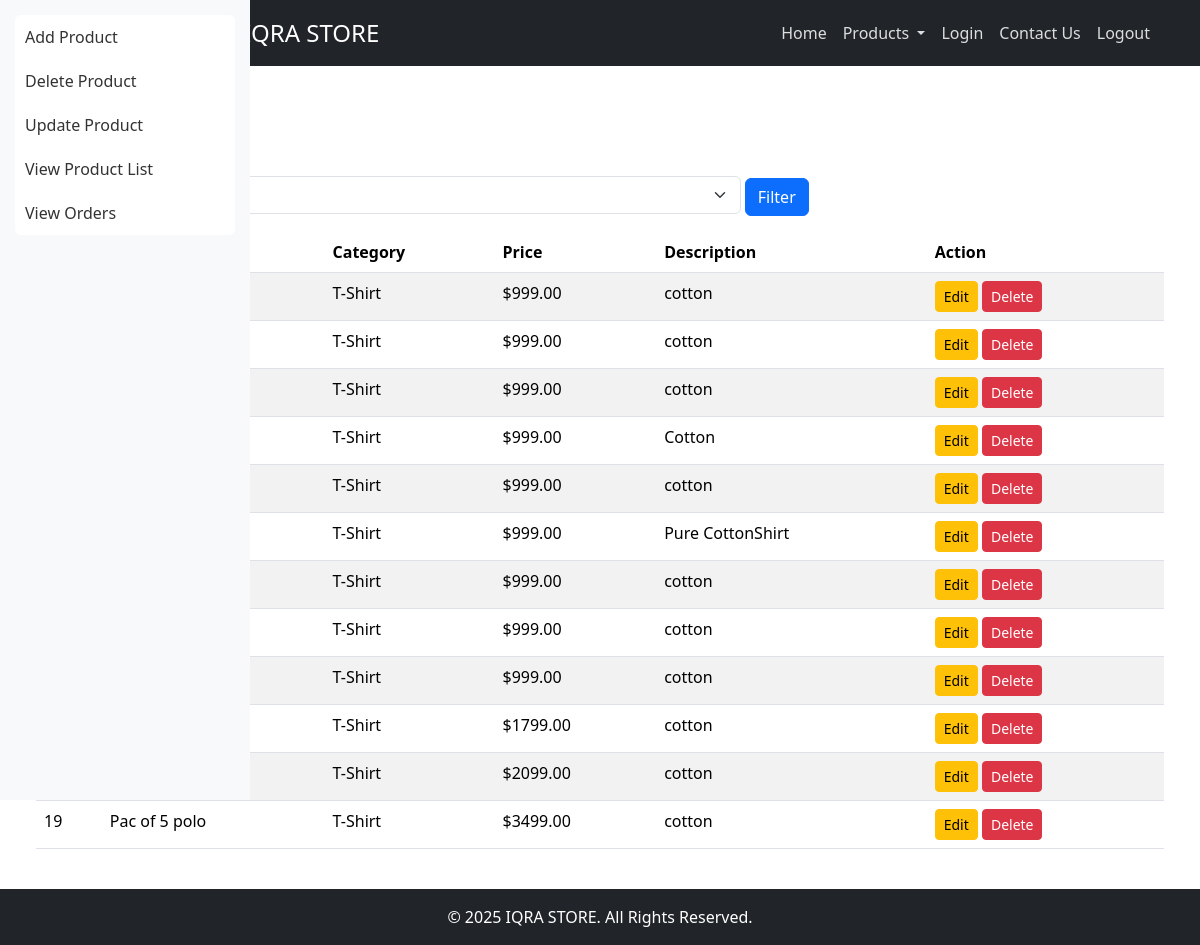
Page /view_products.php?category=T-Shirt on the committed database.
### tables this page shows
CREATE TABLE `products` (
  `id` int(11) NOT NULL,
  `name` varchar(255) NOT NULL,
  `category` enum('T-Shirt','Polo','Drop Shoulder') NOT NULL,
  `price` decimal(10,2) NOT NULL,
  `image` varchar(255) NOT NULL,
  `description` text NOT NULL,
  `created_at` timestamp NOT NULL DEFAULT current_timestamp()
);

### view_products.php (the view, shortened to what this page needs)
<?php
include 'db.php';
$countResult = mysqli_query($conn, "SELECT COUNT(*) AS total FROM products");
$countRow = mysqli_fetch_assoc($countResult);
$totalProducts = $countRow['total'];
$categoryFilter = isset($_GET['category']) ? $_GET['category'] : '';
$query = "SELECT * FROM products";
if ($categoryFilter) {
    $query .= " WHERE category='$categoryFilter'";
}
$result = mysqli_query($conn, $query);
?>
<!DOCTYPE html>
<html lang="en">
<head>
    <link rel="stylesheet" href="../assets/css/style.css">
    <link href="https://cdn.jsdelivr.net/npm/bootstrap@5.3.6/dist/css/bootstrap.min.css" rel="stylesheet">
</head>
<body class="d-flex flex-column min-vh-100">
    <?php include 'navbar.php'; ?>
    <div class="container-fluid d-flex">
        <?php include 'sidebar.php'; ?>
        <div class="p-4 flex-grow-1">
            <h2>Product List</h2>
            <p class="fw-bold">Total Products: <?php echo $totalProducts; ?></p>
            <form method="GET" class="mb-3">
                <label class="form-label">Filter by Category:</label>
                <select name="category" class="form-select w-50 d-inline-block">
                    <option value="T-Shirt" <?php if ($categoryFilter == "T-Shirt") echo "selected"; ?>>T-Shirt</option>
                </select>
                <button type="submit" class="btn btn-primary">Filter</button>
            </form>
            <table class="table table-striped">
                <thead>
                    <tr>
                        <th>ID</th>
                        <th>Name</th>
                        <th>Category</th>
                        <th>Price</th>
                        <th>Description</th>
                        <th>Action</th>
                    </tr>
                </thead>
                <tbody>
                    <?php while ($row = mysqli_fetch_assoc($result)) { ?>
                        <tr>
                            <td><?php echo $row['id']; ?></td>
                            <td><?php echo $row['name']; ?></td>
                            <td><?php echo $row['category']; ?></td>
                            <td>$<?php echo $row['price']; ?></td>
                            <td><?php echo $row['description']; ?></td>
                            <td>
                                <a href="update_product.php?id=<?php echo $row['id']; ?>" class="btn btn-warning btn-sm">Edit</a>
                                <a href="delete_product.php?id=<?php echo $row['id']; ?>" class="btn btn-danger btn-sm">Delete</a>
                            </td>
                        </tr>
                    <?php } ?>
                </tbody>
            </table>
        </div>
    </div>
    <footer class="bg-dark text-white text-center py-3 mt-auto">
        © 2025 IQRA STORE. All Rights Reserved.
    </footer>
</body>
</html>

### style.css (style rules this page uses)
body { margin: 0; padding: 0; font-family: Arial, sans-serif; }

### rows in the picture
products: category "T-Shirt", price "999.00", description "cotton"
products: category "T-Shirt", price "999.00", description "cotton"
products: category "T-Shirt", price "999.00", description "cotton"
products: category "T-Shirt", price "999.00", description "Cotton"
products: category "T-Shirt", price "999.00", description "cotton"
products: category "T-Shirt", price "999.00", description "Pure CottonShirt"
products: category "T-Shirt", price "999.00", description "cotton"
products: category "T-Shirt", price "999.00", description "cotton"
products: category "T-Shirt", price "999.00", description "cotton"
products: category "T-Shirt", price "1799.00", description "cotton"
products: category "T-Shirt", price "2099.00", description "cotton"
products: id "19", name "Pac of 5 polo", category "T-Shirt", price "3499.00", description "cotton"
